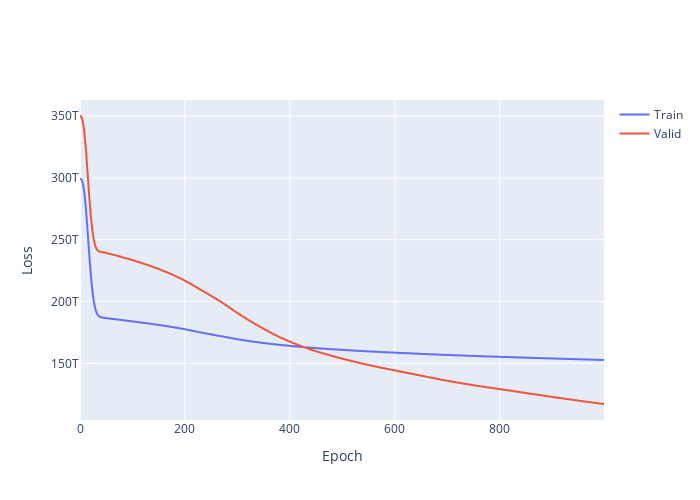

Notebook cell for this chart:
### Code cell
import plotly.graph_objects as go
fig = go.Figure()
fig.add_trace(go.Scattergl(y=history.history['loss'],
                    name='Train'))

fig.add_trace(go.Scattergl(y=history.history['val_loss'],
                    name='Valid'))


fig.update_layout(height=500, width=700,
                  xaxis_title='Epoch',
                  yaxis_title='Loss')

fig.show()

### Figure 1 — Plotly figure (JSON) as saved in the notebook; plotly's stock layout.template omitted (floating-point values rounded to 4 significant figures; data arrays with more than 128 entries replaced by an {"elided": "..."} marker saying what was removed)
{"data": [{"name": "Train", "type": "scattergl", "y": {"elided": "1000 int values"}}, {"name": "Valid", "type": "scattergl", "y": {"elided": "1000 int values"}}], "layout": {"height": 500, "width": 700, "xaxis": {"title": {"text": "Epoch"}}, "yaxis": {"title": {"text": "Loss"}}}}
